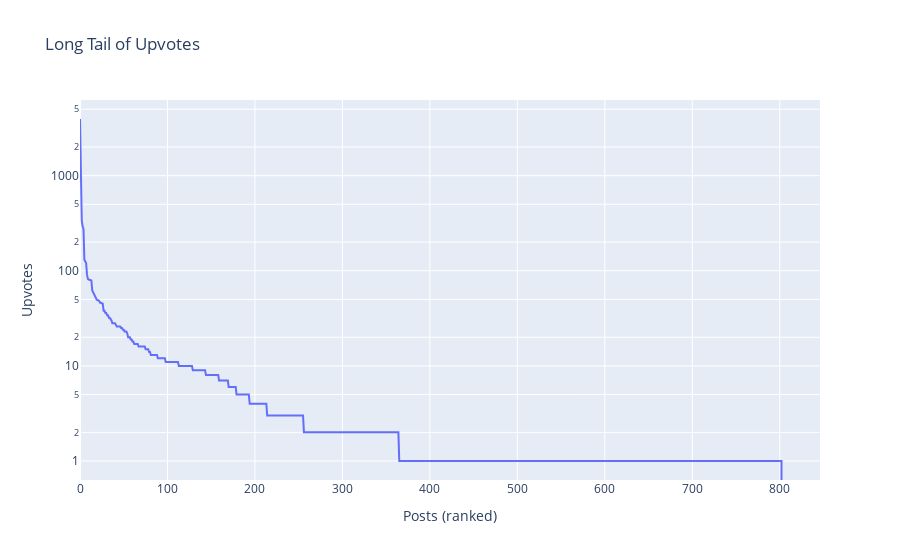

Source (notebook cell):
### Markdown cell above
**Viz 1: Sentiment Distribution Across Subreddits**

The insight given from this figure is how the sentiments range across the subreddits in the dataset. As you can see, the lowest amount of post with negative sentiment is 'stockstobuytoday'. Perhaps it is the subreddits with the most optimistic posts there is.

### Code cell
# Viz 2: Engagement Long Tail
# Sorts all posts by number of upvotes, in descending order
up_sorted = df['upvotes'].sort_values(ascending=False).values

fig = px.line(y=up_sorted, 
              title="Long Tail of Upvotes",
              labels={'x':'Posts (ranked)','y':'Upvotes'})
fig.update_yaxes(type="log")  # long tail clarity
fig.show()

### Figure 1 — Plotly figure (JSON) as saved in the notebook; plotly's stock layout.template omitted (floating-point values rounded to 4 significant figures; data arrays with more than 128 entries replaced by an {"elided": "..."} marker saying what was removed)
{"data": [{"hovertemplate": "Posts (ranked)=%{x}<br>Upvotes=%{y}<extra></extra>", "legendgroup": "", "line": {"color": "#636efa", "dash": "solid"}, "marker": {"symbol": "circle"}, "mode": "lines", "name": "", "orientation": "v", "showlegend": false, "type": "scatter", "x": {"elided": "847 int values"}, "xaxis": "x", "y": {"elided": "847 int values"}, "yaxis": "y"}], "layout": {"legend": {"tracegroupgap": 0}, "title": {"text": "Long Tail of Upvotes"}, "xaxis": {"anchor": "y", "domain": [0, 1], "title": {"text": "Posts (ranked)"}}, "yaxis": {"anchor": "x", "domain": [0, 1], "title": {"text": "Upvotes"}, "type": "log"}}}
